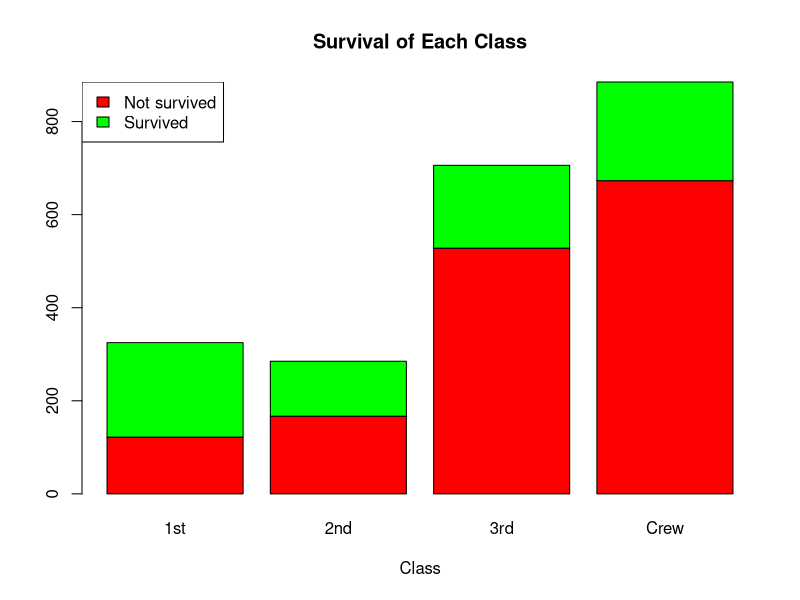

This chart was generated by the following R code:
# create a matrix
titanic_data <-  matrix(c(122, 203, 167, 118, 528, 178, 673, 212),
                        nrow = 2, ncol = 4)

result <- barplot(titanic_data,
                  main = "Survival of Each Class",
                  xlab = "Class",
                  names.arg = c("1st", "2nd", "3rd", "Crew"),
                  col = c("red","green")
)

legend("topleft",
       c("Not survived","Survived"),
       fill = c("red","green")
)

print(result)
